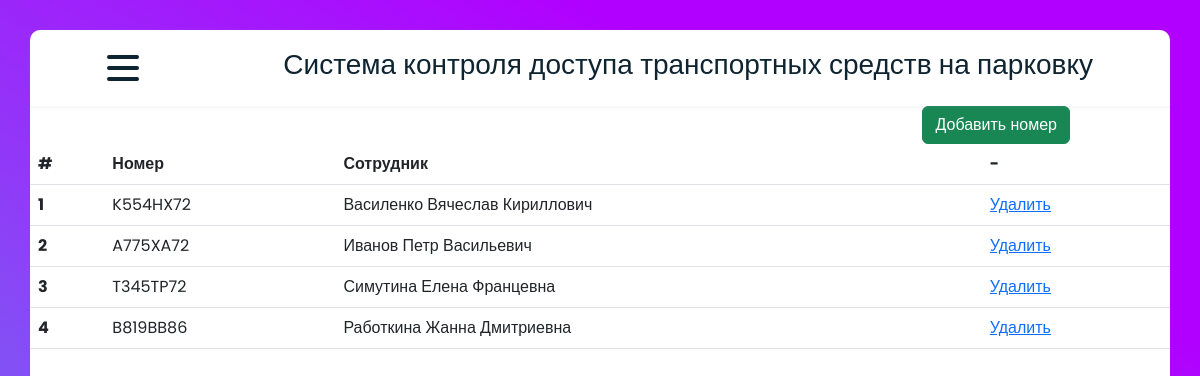
Page /white_list/ on the committed database.
### carRegister/models.py (models this page shows, shortened)
class WhiteList(models.Model):
    name = models.CharField('Имя пользователя', max_length=50)
    car_number = models.CharField('Номер автомобиля', max_length=11)

### carRegister/views.py (the view)
# urls.py: path('white_list/', white_list, name='white_list'),
def white_list(request):
    white_list_objs = WhiteList.objects.all()
    return render(request, 'carRegister/white_list.html', {'objects': white_list_objs})

### carRegister/templates/carRegister/white_list.html (shortened to what this page needs)
{% extends 'carRegister/layout.html' %}
{% load static %}
{% block content %}
<table class="table" id="table">
  <a href="/white_list/add_white" style="margin-right: 100px; display: flex; justify-content: right; text-decoration: none;"><button class="btn btn-success">Добавить номер</button></a>
  <thead class="thead-dark">
    <tr>
      <th scope="col">#</th>
      <th scope="col">Номер</th>
       <th scope="col">Сотрудник</th>
      <th scope="col">-</th>
    </tr>
  </thead>
  <tbody>
  {% for item in objects %}
    <tr>
      <th scope="row">{{ forloop.counter }}</th>
      <td>{{ item.car_number }}</td>
      <td>{{ item.name }}</td>
    <td><a href="{% url 'white_list_delete' item.id %}">Удалить</a></td>
    </tr>
  {% endfor %}
  </tbody>
</table>
{% endblock %}

### carRegister/static/carRegister/css/main.css (style rules this page uses)
* { margin: 0; padding: 0; box-sizing: border-box; }
body { font-family: "Poppins", sans-serif; }
body { background: rgb(2,0,36); background: linear-gradient(29deg, rgba(2,0,36,1) 0%, rgba(106,106,247,1) 0%, rgba(132,79,245,1) 32%, rgba(177,0,255,1) 77%); overflow-y: hidden; }

### rows in the picture
WhiteList: car_number "K554HX72", name "Василенко Вячеслав Кириллович"
WhiteList: car_number "A775XA72", name "Иванов Петр Васильевич"
WhiteList: car_number "T345TP72", name "Симутина Елена Францевна"
WhiteList: car_number "B819BB86", name "Работкина Жанна Дмитриевна"
